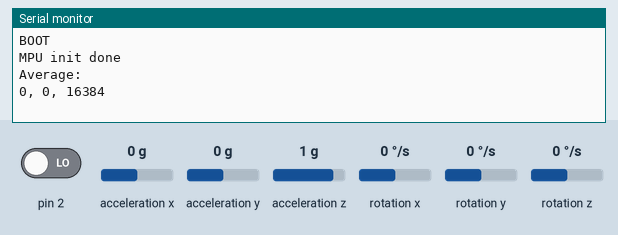
The sketch below on a simulated Arduino Uno, built with avr-gcc and run on an emulated ATmega328P. Shown: the last lines printed to the serial monitor. The inputs (shaded band) are chosen by the test bench; at power-on: acceleration x 0 g, pin 2 LOW, acceleration y 0 g, acceleration z 1 g, rotation x 0 °/s, rotation y 0 °/s, rotation z 0 °/s.

Above: at 1.7 s.
1.8 s: acceleration x set to -1.4 g
At 2.11 s:
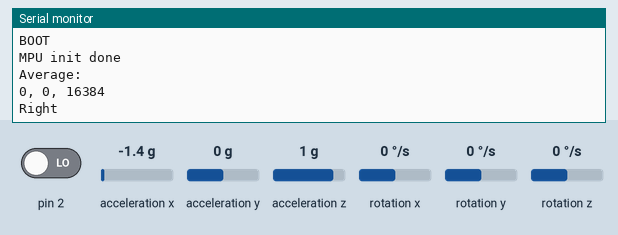
3.9 s: pin 2 driven HIGH
At 4.6 s:
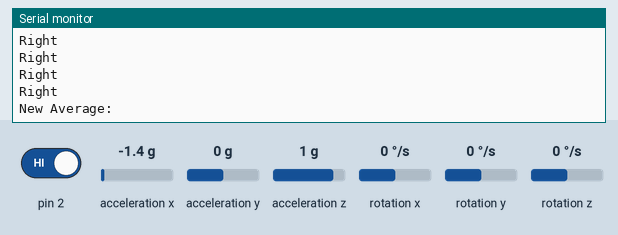
6.4 s: acceleration y set to -1.4 g
At 7.5 s:
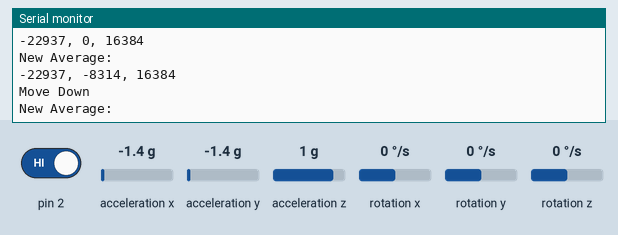
8.3 s: acceleration x set to -0.8 g
At 9.4 s:
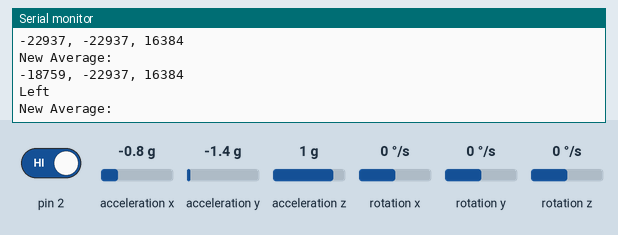
10.3 s: acceleration y set to -0.8 g
At 11.4 s:
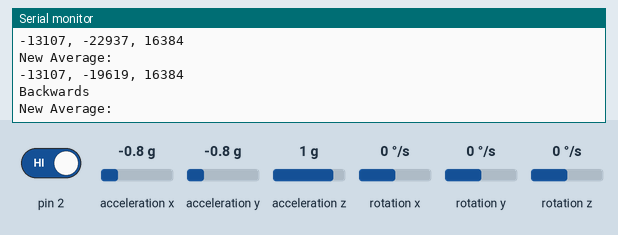
12.2 s: acceleration y set to 0.8 g
At 13.2 s:
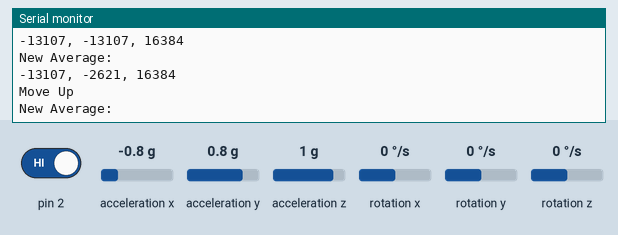
Timing chart, 0 to 15.1 s (numbered marks = the images above; inputs shaded):
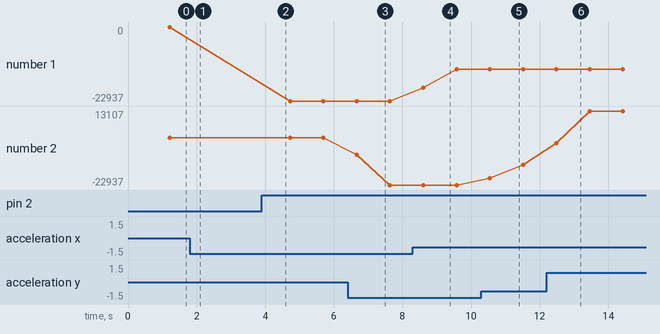

The sketch:

glove_mpu.ino
```cpp
#include <Wire.h>
#include <MPU6050.h>

MPU6050 mpu;

void setup() {
  Serial.begin(9600);
  delay(500);
  Serial.println("BOOT");
  Wire.begin();

//   Serial.println("Initializing MPU6050...");
  mpu.initialize();

//   if (mpu.testConnection()) {
//     Serial.println("MPU6050 connection successful");
//   } else {
//     Serial.println("MPU6050 connection FAILED");
//     while (1); // stop here if it failed
//   }
  Serial.println("MPU init done");
  pinMode(2, INPUT);
  //pinMode(4, INPUT_PULLUP);
  //pinMode(2, INPUT);
}

int16_t trials = 1;
int16_t sX, sY, sZ, nX, nY, nZ;


// enum ArmState { ARM_DOWN, ARM_UP };
// ArmState armState = ARM_DOWN;

//For Average

    int16_t ax, ay, az;
    int16_t gx, gy, gz;

    int32_t sumX = 0;
    int32_t sumY = 0;
    int32_t sumZ = 0;
    const int N = 80;


void loop() {


//   int16_t trials = 1;

//   int16_t sX, sY, sZ, nX, nY, nZ;


// int tiltState = digitalRead(4);


  if (trials == 1)
  {
    AverageFunction();
    trials++;
  }
  else
  {
        mpu.getMotion6(&ax, &ay, &az, &gx, &gy, &gz);
        nX = ax;
        nY = ay;
        nZ = az;

        int16_t changeX = nX - sX;
        int16_t changeY = nY - sY;
        int16_t changeZ = nZ - sZ;

        bool moved = false;

        if(abs(changeX) > abs(changeY))
        {
          if (changeX > 4000)
          {
            Serial.print("Left ");
            moved = true;
         }
          else if (changeX < -4000)
          {
            Serial.print("Right ");
            moved = true;
          }
        }

        //1500 90 up -1600 90 down
        if(abs(changeY) > abs(changeX))
        {

          if (trials > 3)
          {
              if (changeY > 500 && changeY < 15000)
              {
                Serial.print("Backwards");
                //Serial.print(changeY);
                moved = true;
                trials = 1;
              }
              else if(changeY < -800 && changeY > -14000)
              {
                Serial.print("Forwards");
                //Serial.print(changeY);
                moved = true;
                trials = 1;
              }
          }


          if(changeY > 15000)
          {
            Serial.print("Move Up");
          }
          else if(changeY < -14000)
          {
            Serial.print("Move Down");
          }


        }
        //Serial.print(changeY);
        Serial.println();
        delay(50);

      //Serial.println();


      if(digitalRead(2) == HIGH)
      {
        Serial.print("New ");
        AverageFunction();
      }


    trials++; // used to tell how long in forward or backwards

  }


  delay(200);
  //delay(6000);
}


void AverageFunction()
{
    Serial.println("Average:");

    sumX = 0;
    sumY = 0;
    sumZ = 0;


    for (int i=0; i<N; i++)
    {
        mpu.getMotion6(&ax,&ay,&az,&gx,&gy,&gz);
        sumX += ax; sumY += ay; sumZ += az;
        delay(5);
    }


        sX = sumX / N;
        sY = sumY / N;
        sZ = sumZ / N;

        Serial.print(sX);
        Serial.print(", ");
        Serial.print(sY);
        Serial.print(", ");
        Serial.println(sZ);
}
```

Measured:
- after the input at 1.8 s, the serial monitor: prints a new line after 0.13 s (image 1)
- after the input at 3.9 s, the serial monitor: prints a new line after 0.11 s (image 2)
- after the input at 6.4 s, the serial monitor: prints a new line after 0.27 s (image 3)
- after the input at 8.3 s, the serial monitor: prints a new line after 0.31 s (image 4)
- after the input at 10.3 s, the serial monitor: prints a new line after 0.25 s (image 5)
- after the input at 12.2 s, the serial monitor: prints a new line after 0.29 s (image 6)
- plotted number 1: 0 → -22937 after the input at 3.9 s, -22937 → -13107 after the input at 8.3 s
- plotted number 2: -13107 → 13107 after the input at 12.2 s
